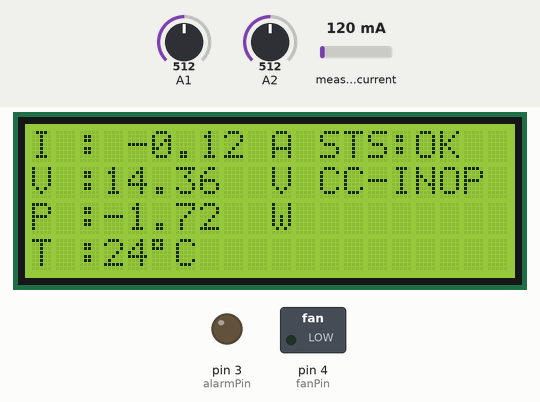
Recording of a sketch running on a simulated Arduino Uno, built with avr-gcc and run on an emulated ATmega328P. Parts: 20×4 character LCD, switched loads named in the sketch (green lamp = pin HIGH), output pins drawn as LEDs (lit = HIGH). Dashed ring = blinking. Inputs (shaded band) come from the test bench; at power-on: A2 = 512, measured current 120 mA, A1 = 512.

Above: at 5.0 s.
5.1 s: A2 set to 667
At 5.8 s:
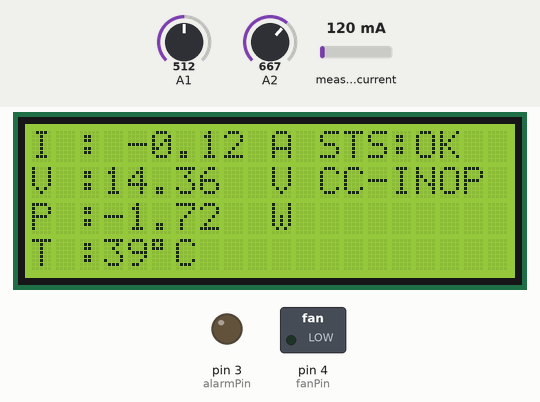
6.8 s: A2 set to 685
At 8.0 s:
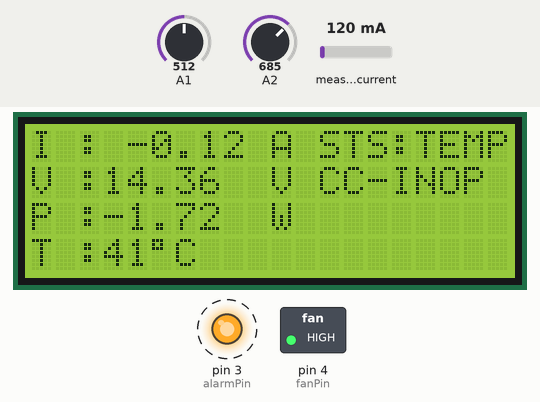
9.8 s: A2 set to 306
At 11.2 s:
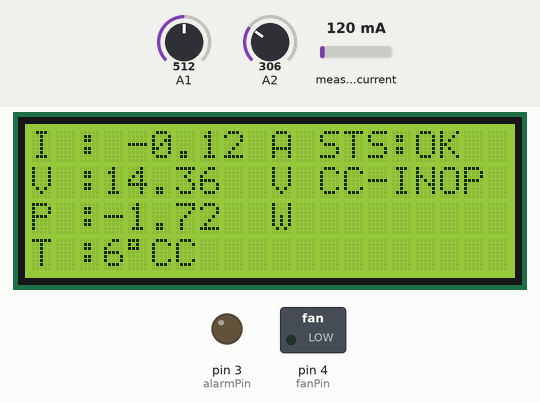
11.5 s: measured current set to 40 mA
At 12.6 s:
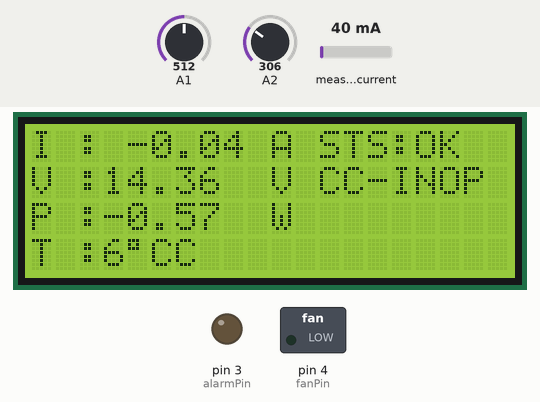
13.3 s: A1 set to 716
At 14.8 s:
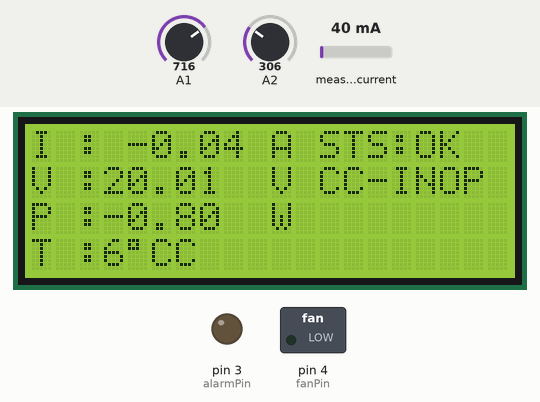
15.1 s: measured current set to 500 mA
At 16.1 s:
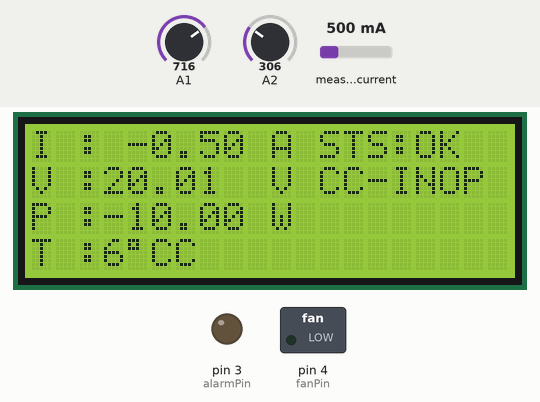
Timing chart, 0 to 17.8 s (numbered marks = the images above; inputs shaded):
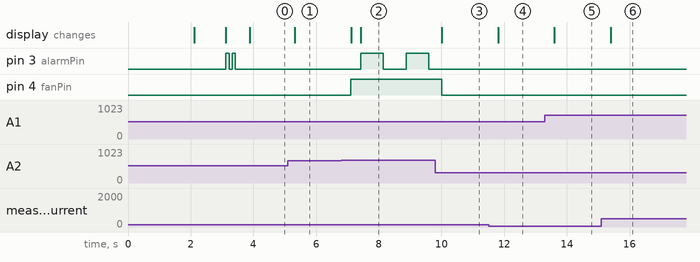

Measured:
- the behaviour switches between 677 and 678 on A2 (found by bisection; images 1 and 2)
- after the input at 5.1 s, the display: changes after 0.22 s (image 1)
- after the input at 6.8 s, pin 3 (alarmPin): alternates HIGH for 0.72 s and LOW for 0.72 s, starting after 0.62 s; pin 4 (fanPin): LOW → HIGH after 0.31 s; the display: first changes after 0.32 s (image 2 shows a later state)
- after the input at 9.8 s, pin 3 (alarmPin): stays LOW (without the input it goes to HIGH after 0.52 s); pin 4 (fanPin): HIGH → LOW after 0.20 s; the display: changes after 0.21 s (image 3)
- after the input at 11.5 s, the display: changes after 0.31 s (image 4)
- after the input at 13.3 s, the display: changes after 0.30 s (image 5)
- after the input at 15.1 s, the display: changes after 0.30 s (image 6)

The sketch:

OhmOS.ino
```cpp
#include <Wire.h>
#include <LiquidCrystal_I2C.h>
#include "ACS712.h"
#include <math.h>
#include <MemoryFree.h>
float c;
int fanPin = 4;
int alarmPin = 3;
LiquidCrystal_I2C lcd(0x27,20,4);
ACS712 sensor(ACS712_20A, A0);
unsigned long time;
long interval = 500;
int alarmState = LOW;
long previousMillis = 0;
char vNum[] = "170817v3.1";

double Thermistor(int RawADC) {
 double Temp;
 Temp = log(10000.0*((1024.0/RawADC-1)));
 Temp = 1 / (0.001129148 + (0.000234125 + (0.0000000876741 * Temp * Temp ))* Temp );
 Temp = Temp - 273.15;
 return Temp;
}


void setup() {
  Serial.begin(9600);
  pinMode(fanPin, OUTPUT);
  pinMode(alarmPin, OUTPUT);
  lcd.init();
  lcd.backlight();
  lcd.setCursor(0,1);
  lcd.print(String("OhmOS") + " " + (char)244);
  lcd.setCursor(0,2);
  lcd.print(vNum);
  lcd.setCursor(0,3);
  lcd.print(String("RAM free:") + freeMemory() + " " + "bytes");
  delay(2000);
  lcd.clear();
  lcd.print("Calibrating... ");
  int zero = sensor.calibrate();
  delay(1000);
  lcd.setCursor(0,1);
  lcd.print("Done!");
  digitalWrite(alarmPin, HIGH);
  delay(100);
  digitalWrite(alarmPin, LOW);
  delay(100);
  digitalWrite(alarmPin, HIGH);
  delay(100);
  digitalWrite(alarmPin, LOW);
  delay(400);
  lcd.clear();

}

void loop() {
  int voltageSensor = analogRead(A1);
  float I = sensor.getCurrentDC();
  c = -1 * I;
  float voltage = ((voltageSensor * 28.3) / 1023.0) + 0.2;
  float power = voltage * c;
  float R = voltage / c;
  lcd.setCursor(0,0);
  lcd.print(String("I : ") + c);
  lcd.setCursor(10,0);
  lcd.print("A");
  lcd.setCursor(0,1);
  lcd.print(String("V :") + voltage);
  lcd.setCursor(10,1);
  lcd.print("V");
  lcd.setCursor(0,2);
  lcd.print(String("P :") + power);
  lcd.setCursor(10,2);
  lcd.print("W");
  lcd.setCursor(12,0);
  lcd.print("STS:");
  lcd.setCursor(12,1);
  lcd.print("CC-INOP");

  if (int(Thermistor(analogRead(2))) > 40 )
  {
    lcd.setCursor(0,3);
    digitalWrite(fanPin, HIGH);
    lcd.print(String("T :") + int(Thermistor(analogRead(2))) + char(223)+ "C");
    delay(300);
    lcd.setCursor(16,0);
    lcd.print("    ");
    lcd.setCursor(16,0);
    lcd.print("TEMP");
    alarmSequence();
  }
  else
  {
   lcd.setCursor(0,3);
   digitalWrite(fanPin, LOW);
   digitalWrite(alarmPin, LOW);
   lcd.print(String("T :") + int(Thermistor(analogRead(2))) + char(223)+ "C");
   lcd.setCursor(16,0);
   lcd.print("    ");
   lcd.setCursor(16,0);
   lcd.print("OK");
   delay(300);

  }

}

void alarmSequence()
{
 unsigned long currentMillis = millis();
 if(currentMillis - previousMillis > interval) {
    // save the last time you blinked the LED
    previousMillis = currentMillis;

    // if the LED is off turn it on and vice-versa:
    if (alarmState == LOW)
      alarmState = HIGH;
    else
      alarmState = LOW;

    // set the LED with the ledState of the variable:
    digitalWrite(alarmPin, alarmState);
  }
}
```
